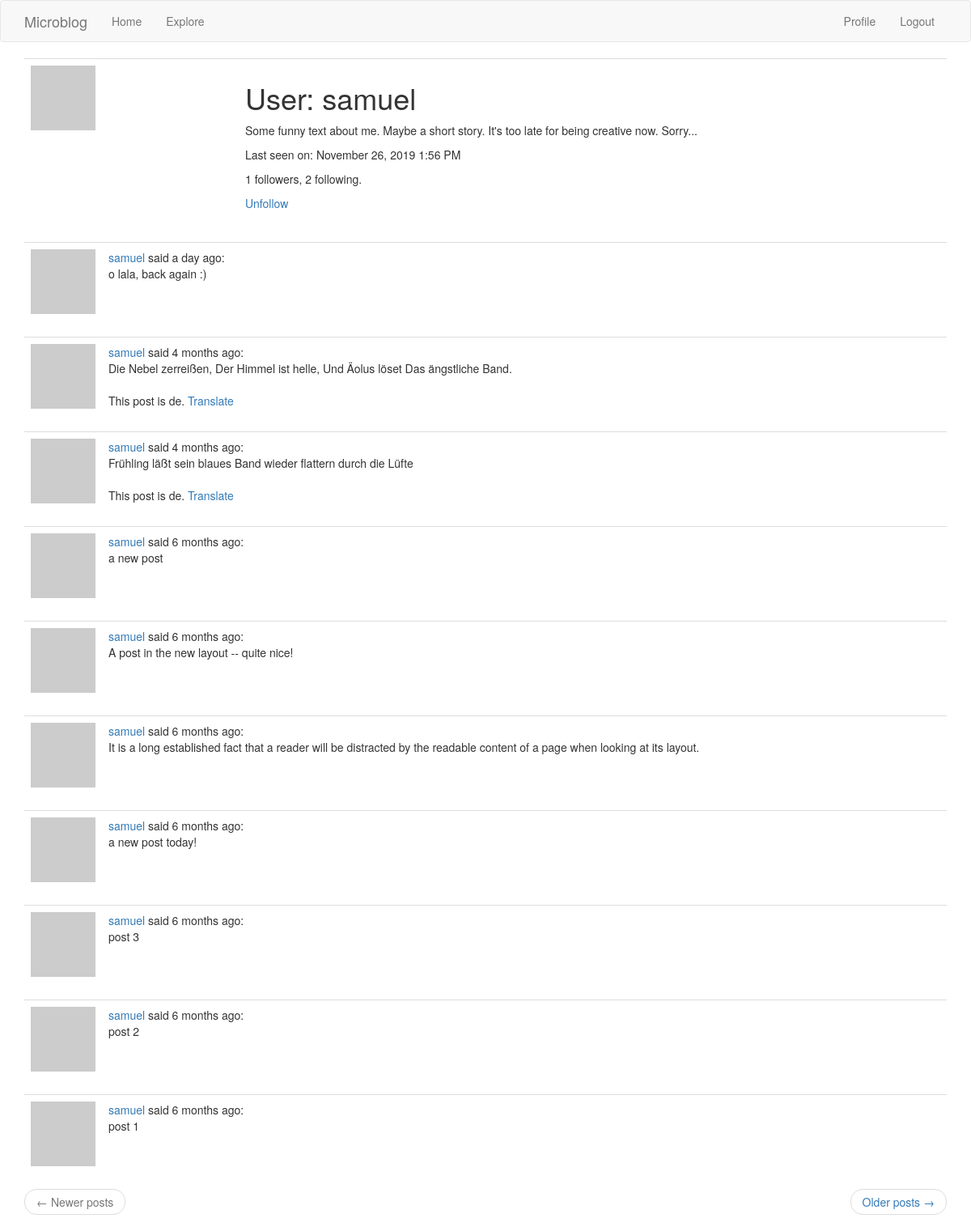
The page /user/samuel (signed in) on the database its author committed.
### app/models.py (models this page shows, shortened)
class User(UserMixin, db.Model):
    id = db.Column(db.Integer, primary_key=True)
    username = db.Column(db.String(64), index=True, unique=True)
    email = db.Column(db.String(120), index=True, unique=True)
    password_hash = db.Column(db.String(128))
    posts = db.relationship('Post', backref='author', lazy='dynamic')
    about_me = db.Column(db.String(140))
    last_seen = db.Column(db.DateTime, default=datetime.utcnow)
    followed = db.relationship(
        'User', secondary=followers,
        primaryjoin=(followers.c.follower_id == id),
        secondaryjoin=(followers.c.followed_id == id),
        backref=db.backref('followers', lazy='dynamic'), lazy='dynamic')
    def avatar(self, size):
        digest = md5(self.email.lower().encode('utf-8')).hexdigest()
        return 'https://www.gravatar.com/avatar/{}?d=identicon&s={}'.format(digest, size)
    def is_following(self,user):
        return self.followed.filter(followers.c.followed_id == user.id).count() > 0

class Post(db.Model):
    id = db.Column(db.Integer, primary_key=True)
    body = db.Column(db.String(140))
    timestamp = db.Column(db.DateTime, index=True, default=datetime.utcnow)
    user_id = db.Column(db.Integer, db.ForeignKey('user.id'))
    language = db.Column(db.String(5))

### app/routes.py (the view)
@app.route('/user/<username>')
@login_required
def user(username):
    user = User.query.filter_by(username=username).first_or_404()
    page = request.args.get('page', 1, type=int)
    posts = user.posts.order_by(Post.timestamp.desc()).paginate(page, app.config['POSTS_PER_PAGE'], False)
    next_url = url_for('user', username=user.username, page=posts.next_num) if posts.has_next else None
    prev_url = url_for('user', username=user.username, page=posts.prev_num) if posts.has_prev else None
    return render_template('user.html', user=user, posts=posts.items, next_url=next_url, prev_url=prev_url, email=user.email)

### app/models.py (called while the page is built)
@login.user_loader
def load_user(id):
    return User.query.get(int(id))

### app/routes.py (called while the page is built)
@app.before_request
def before_request():
    if current_user.is_authenticated:
        current_user.last_seen = datetime.utcnow()
        db.session.commit()

### app/templates/user.html
{% extends "base.html" %}
{% block app_content %}
  <table class="table table-hover">
    <tr>
      <td width="265px"><img src="{{ user.avatar(265) }}" alt=""></td>
      <td>
        <h1>User: {{ user.username }}</h1>
        {% if user.about_me %}<p>{{ user.about_me }}</p>{% endif %}
        {% if user.last_seen %}
        <p>Last seen on: {{ moment(user.last_seen).format('LLL') }}</p>
        {% endif %}
        <p>{{ user.followers.count() }} followers, {{ user.followed.count() }} following.</p>
        {% if user == current_user %}
        {% if user.email %}<p>Email: {{ user.email }}</p>{% endif %}
        <p><a href="{{ url_for('edit_profile') }}">Edit your profile</a></p>
        {% elif not current_user.is_following(user) %}
        <p><a href="{{ url_for('follow', username=user.username) }}">Follow</a></p>
        {% else %}
        <p><a href="{{ url_for('unfollow', username=user.username) }}">Unfollow</a></p>
        {% endif %}
      </td>
    </tr>
  </table>
  {% for post in posts %}
    {% include '_post.html' %}
  {% endfor %}
  {% include '_pager.html' %}
{% endblock %}

### app/templates/_post.html
<table class="table table-hover">
  <tr>
    <td width="70px">
      <a href="{{ url_for('user', username=post.author.username) }}">
        <img src="{{ post.author.avatar(70) }}" alt="">
      </a>
    </td>
    <td>
      <a href="{{ url_for('user', username=post.author.username) }}">
        {{ post.author.username }}
      </a>
      said {{ moment(post.timestamp).fromNow() }}: <br>
      <span id="post{{ post.id }}">{{ post.body }}</span>
      {% if post.language and post.language != g.locale %}
      <br><br>
      <span id="translation{{ post.id }}">
        This post is {{ post.language }}.
        <a href="javascript:translate(
          '#post{{ post.id }}',
          '#translation{{ post.id }}',
          '{{ post.language }}',
          'en');">Translate</a>
      </span>
      {% endif %}
    </td>
  </tr>
</table>

### rows shown on the page
User: username "samuel", about_me "Some funny text about me. Maybe a short story. It's too late for being creative now. Sorry...", last_seen "November 26, 2019 1:56 PM"
Post: author.username "samuel", timestamp "a day ago", body "o lala, back again :)"
Post: author.username "samuel", timestamp "4 months ago", body "Die Nebel zerreißen, Der Himmel ist helle, Und Äolus löset Das ängstliche Band.", language "de"
Post: author.username "samuel", timestamp "4 months ago", body "Frühling läßt sein blaues Band wieder flattern durch die Lüfte", language "de"
Post: author.username "samuel", timestamp "6 months ago", body "a new post"
Post: author.username "samuel", timestamp "6 months ago", body "A post in the new layout -- quite nice!"
Post: author.username "samuel", timestamp "6 months ago", body "It is a long established fact that a reader will be distracted by the readable content of a page when looking at its layout."
Post: author.username "samuel", timestamp "6 months ago", body "a new post today!"
Post: author.username "samuel", timestamp "6 months ago", body "post 3"
Post: author.username "samuel", timestamp "6 months ago", body "post 2"
Post: author.username "samuel", timestamp "6 months ago", body "post 1"

### other values the page prints
{{ user.followers.count() }} "1"
{{ user.followed.count() }} "2"
